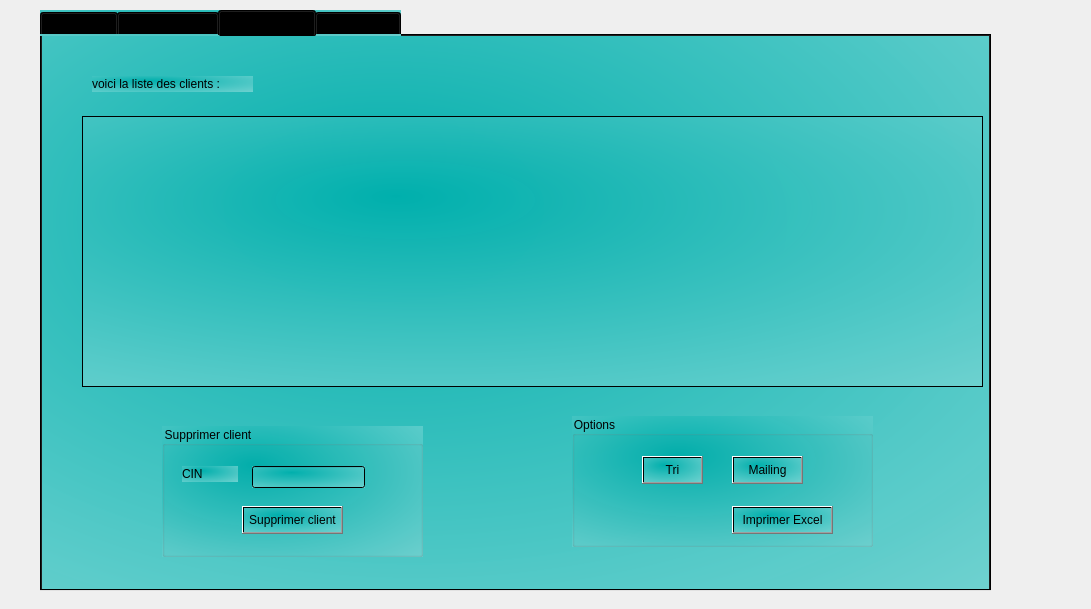
<?xml version="1.0" encoding="UTF-8"?>
<ui version="4.0">
 <class>gestionclient</class>
 <widget class="QDialog" name="gestionclient">
  <property name="geometry">
   <rect>
    <x>0</x>
    <y>0</y>
    <width>1091</width>
    <height>609</height>
   </rect>
  </property>
  <property name="windowTitle">
   <string>Dialog</string>
  </property>
  <widget class="QTabWidget" name="afficherclient">
   <property name="geometry">
    <rect>
     <x>40</x>
     <y>10</y>
     <width>951</width>
     <height>581</height>
    </rect>
   </property>
   <property name="styleSheet">
    <string notr="true">background-color: qradialgradient(spread:pad, cx:0.5, cy:0.5, radius:2, fx:0.348, fy:0.295455, stop:0 rgba(0, 175, 172, 248), stop:1 rgba(255, 255, 255, 255));
</string>
   </property>
   <property name="currentIndex">
    <number>2</number>
   </property>
   <property name="usesScrollButtons">
    <bool>true</bool>
   </property>
   <widget class="QWidget" name="tab_2">
    <attribute name="title">
     <string>S'identfier</string>
    </attribute>
    <widget class="QPushButton" name="pushButton">
     <property name="geometry">
      <rect>
       <x>380</x>
       <y>340</y>
       <width>181</width>
       <height>28</height>
      </rect>
     </property>
     <property name="text">
      <string>Se connecter </string>
     </property>
    </widget>
    <widget class="QLabel" name="label_3">
     <property name="geometry">
      <rect>
       <x>280</x>
       <y>200</y>
       <width>81</width>
       <height>20</height>
      </rect>
     </property>
     <property name="text">
      <string>CIN</string>
     </property>
    </widget>
    <widget class="QLabel" name="label_4">
     <property name="geometry">
      <rect>
       <x>270</x>
       <y>260</y>
       <width>91</width>
       <height>16</height>
      </rect>
     </property>
     <property name="text">
      <string>Mot de passe</string>
     </property>
    </widget>
    <widget class="QLineEdit" name="lineEdit">
     <property name="geometry">
      <rect>
       <x>400</x>
       <y>200</y>
       <width>181</width>
       <height>22</height>
      </rect>
     </property>
    </widget>
    <widget class="QLineEdit" name="lineEdit_2">
     <property name="geometry">
      <rect>
       <x>400</x>
       <y>260</y>
       <width>181</width>
       <height>22</height>
      </rect>
     </property>
    </widget>
   </widget>
   <widget class="QWidget" name="tab_3">
    <attribute name="title">
     <string>Gestion Client</string>
    </attribute>
    <widget class="QGroupBox" name="groupBox_7">
     <property name="geometry">
      <rect>
       <x>180</x>
       <y>80</y>
       <width>571</width>
       <height>371</height>
      </rect>
     </property>
     <property name="title">
      <string>Client</string>
     </property>
     <widget class="QLineEdit" name="le_mail">
      <property name="geometry">
       <rect>
        <x>180</x>
        <y>220</y>
        <width>221</width>
        <height>22</height>
       </rect>
      </property>
     </widget>
     <widget class="QLabel" name="label_11">
      <property name="geometry">
       <rect>
        <x>60</x>
        <y>220</y>
        <width>56</width>
        <height>16</height>
       </rect>
      </property>
      <property name="text">
       <string>mail</string>
      </property>
     </widget>
     <widget class="QLineEdit" name="le_CIN">
      <property name="geometry">
       <rect>
        <x>180</x>
        <y>50</y>
        <width>221</width>
        <height>22</height>
       </rect>
      </property>
     </widget>
     <widget class="QLineEdit" name="le_prenom">
      <property name="geometry">
       <rect>
        <x>180</x>
        <y>140</y>
        <width>221</width>
        <height>22</height>
       </rect>
      </property>
     </widget>
     <widget class="QLineEdit" name="le_nom">
      <property name="geometry">
       <rect>
        <x>180</x>
        <y>90</y>
        <width>221</width>
        <height>22</height>
       </rect>
      </property>
     </widget>
     <widget class="QLabel" name="label_12">
      <property name="geometry">
       <rect>
        <x>60</x>
        <y>90</y>
        <width>56</width>
        <height>16</height>
       </rect>
      </property>
      <property name="text">
       <string>nom</string>
      </property>
     </widget>
     <widget class="QLabel" name="pb_ajouter_2">
      <property name="geometry">
       <rect>
        <x>60</x>
        <y>50</y>
        <width>56</width>
        <height>16</height>
       </rect>
      </property>
      <property name="text">
       <string>CIN</string>
      </property>
     </widget>
     <widget class="QLabel" name="label_14">
      <property name="geometry">
       <rect>
        <x>60</x>
        <y>140</y>
        <width>56</width>
        <height>16</height>
       </rect>
      </property>
      <property name="text">
       <string>prenom</string>
      </property>
     </widget>
     <widget class="QPushButton" name="pb_ajouter">
      <property name="geometry">
       <rect>
        <x>90</x>
        <y>320</y>
        <width>93</width>
        <height>28</height>
       </rect>
      </property>
      <property name="text">
       <string>Ajouter client </string>
      </property>
     </widget>
     <widget class="QPushButton" name="pb_modifier">
      <property name="geometry">
       <rect>
        <x>300</x>
        <y>320</y>
        <width>91</width>
        <height>28</height>
       </rect>
      </property>
      <property name="text">
       <string>Modifier client </string>
      </property>
     </widget>
     <widget class="QLabel" name="label_15">
      <property name="geometry">
       <rect>
        <x>60</x>
        <y>270</y>
        <width>56</width>
        <height>16</height>
       </rect>
      </property>
      <property name="text">
       <string>adresse</string>
      </property>
     </widget>
     <widget class="QLineEdit" name="le_adresse">
      <property name="geometry">
       <rect>
        <x>180</x>
        <y>270</y>
        <width>221</width>
        <height>22</height>
       </rect>
      </property>
     </widget>
     <widget class="QLineEdit" name="le_tel">
      <property name="geometry">
       <rect>
        <x>180</x>
        <y>180</y>
        <width>221</width>
        <height>22</height>
       </rect>
      </property>
     </widget>
     <widget class="QLabel" name="label_2">
      <property name="geometry">
       <rect>
        <x>60</x>
        <y>180</y>
        <width>56</width>
        <height>16</height>
       </rect>
      </property>
      <property name="text">
       <string>tel</string>
      </property>
     </widget>
    </widget>
   </widget>
   <widget class="QWidget" name="tab">
    <attribute name="title">
     <string>Afficher client</string>
    </attribute>
    <widget class="QTableView" name="tab_clients">
     <property name="geometry">
      <rect>
       <x>40</x>
       <y>80</y>
       <width>901</width>
       <height>271</height>
      </rect>
     </property>
    </widget>
    <widget class="QLabel" name="label">
     <property name="geometry">
      <rect>
       <x>50</x>
       <y>40</y>
       <width>161</width>
       <height>16</height>
      </rect>
     </property>
     <property name="text">
      <string>voici la liste des clients :</string>
     </property>
    </widget>
    <widget class="QGroupBox" name="groupBox_5">
     <property name="geometry">
      <rect>
       <x>120</x>
       <y>390</y>
       <width>261</width>
       <height>131</height>
      </rect>
     </property>
     <property name="title">
      <string>Supprimer client</string>
     </property>
     <widget class="QPushButton" name="pb_supprimerr">
      <property name="geometry">
       <rect>
        <x>80</x>
        <y>80</y>
        <width>101</width>
        <height>28</height>
       </rect>
      </property>
      <property name="text">
       <string>Supprimer client</string>
      </property>
     </widget>
     <widget class="QLineEdit" name="le_CINsupp">
      <property name="geometry">
       <rect>
        <x>90</x>
        <y>40</y>
        <width>113</width>
        <height>22</height>
       </rect>
      </property>
     </widget>
     <widget class="QLabel" name="label_9">
      <property name="geometry">
       <rect>
        <x>20</x>
        <y>40</y>
        <width>56</width>
        <height>16</height>
       </rect>
      </property>
      <property name="text">
       <string>CIN</string>
      </property>
     </widget>
    </widget>
    <widget class="QGroupBox" name="groupBox_8">
     <property name="geometry">
      <rect>
       <x>530</x>
       <y>380</y>
       <width>301</width>
       <height>131</height>
      </rect>
     </property>
     <property name="title">
      <string>Options</string>
     </property>
     <widget class="QPushButton" name="pb_tri">
      <property name="geometry">
       <rect>
        <x>70</x>
        <y>40</y>
        <width>61</width>
        <height>28</height>
       </rect>
      </property>
      <property name="text">
       <string>Tri</string>
      </property>
     </widget>
     <widget class="QPushButton" name="pb_mail">
      <property name="geometry">
       <rect>
        <x>160</x>
        <y>40</y>
        <width>71</width>
        <height>28</height>
       </rect>
      </property>
      <property name="text">
       <string>Mailing</string>
      </property>
     </widget>
     <widget class="QPushButton" name="pb_imprimer">
      <property name="geometry">
       <rect>
        <x>160</x>
        <y>90</y>
        <width>101</width>
        <height>28</height>
       </rect>
      </property>
      <property name="text">
       <string>Imprimer Excel</string>
      </property>
     </widget>
    </widget>
   </widget>
   <widget class="QWidget" name="tab_4">
    <attribute name="title">
     <string>Statistiques</string>
    </attribute>
    <widget class="QLabel" name="label_16">
     <property name="geometry">
      <rect>
       <x>70</x>
       <y>160</y>
       <width>141</width>
       <height>16</height>
      </rect>
     </property>
     <property name="text">
      <string>le client le plus fidele :</string>
     </property>
    </widget>
    <widget class="QLineEdit" name="lineEdit_16">
     <property name="geometry">
      <rect>
       <x>250</x>
       <y>100</y>
       <width>541</width>
       <height>331</height>
      </rect>
     </property>
    </widget>
   </widget>
  </widget>
 </widget>
 <resources/>
 <connections/>
</ui>
